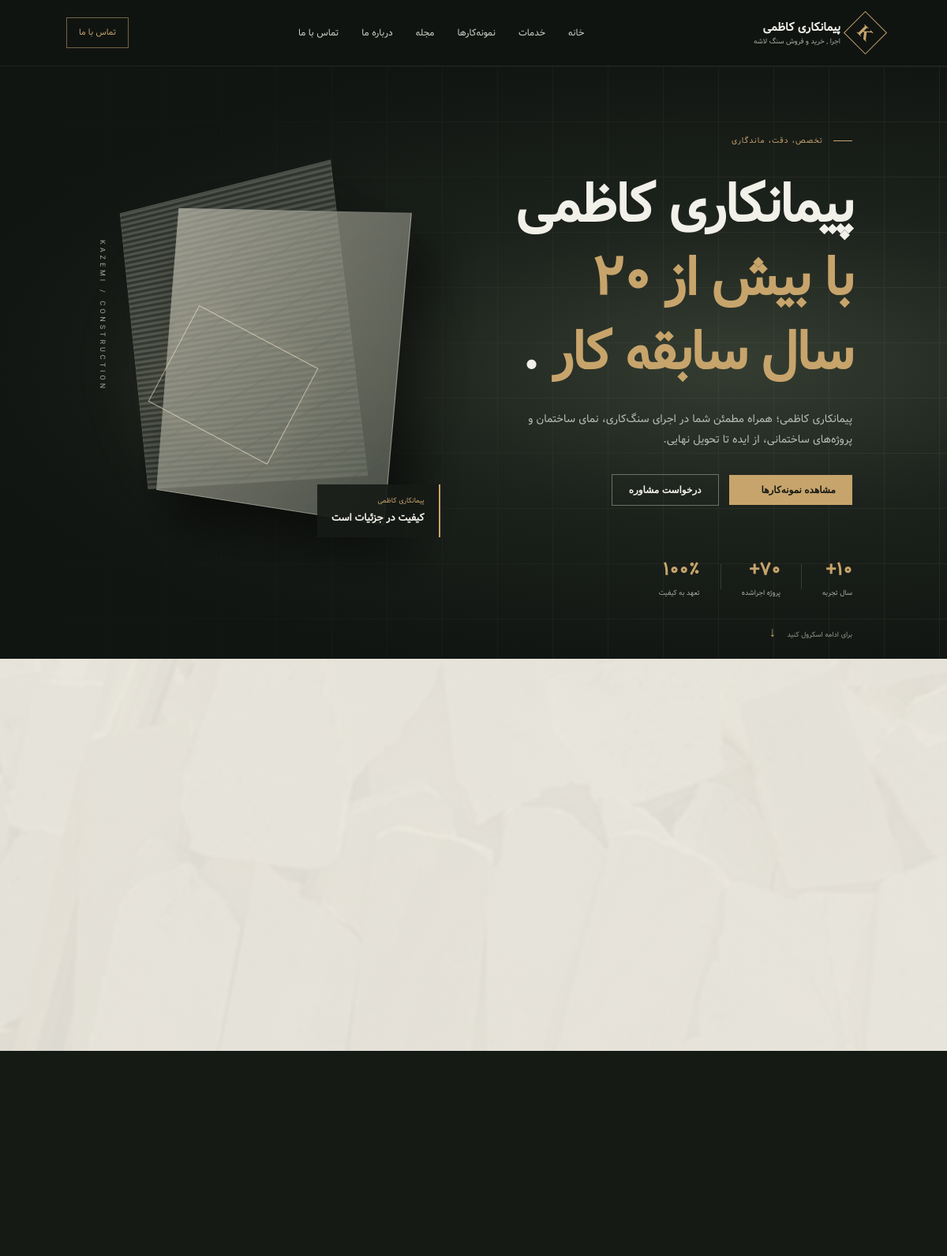
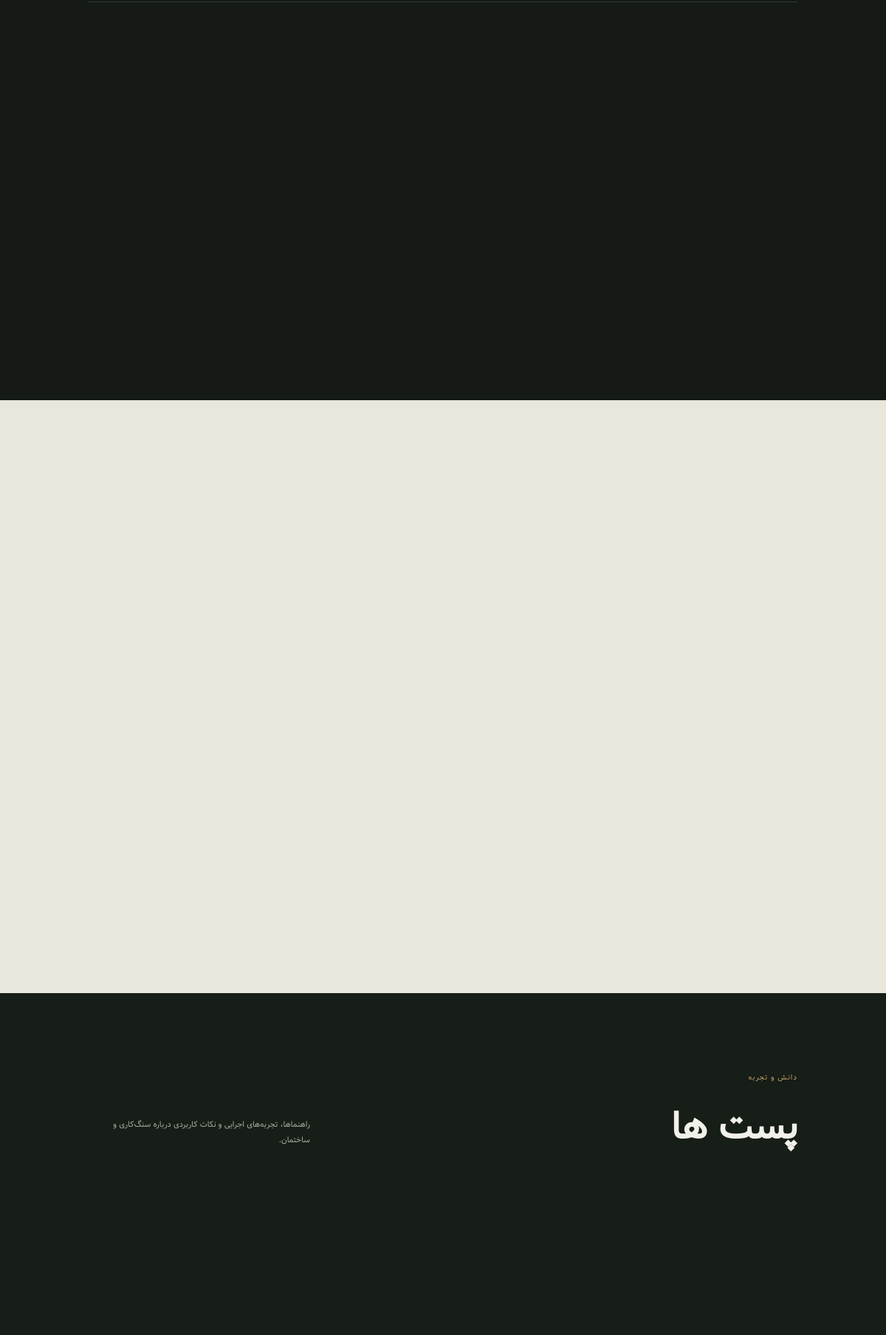
The page / (upper part) on the database its author committed (2 pictures, top to bottom).
### tables this page shows
CREATE TABLE settings (key TEXT PRIMARY KEY, value TEXT NOT NULL);

CREATE TABLE blocks (id INTEGER PRIMARY KEY AUTOINCREMENT, type TEXT NOT NULL, data TEXT NOT NULL DEFAULT '{}', sort_order INTEGER NOT NULL DEFAULT 0, is_visible INTEGER NOT NULL DEFAULT 1);

### app.py (the view)
@app.get('/')
def home():
    settings = get_settings()
    try: limit = max(3, min(60, int(settings.get('home_projects_limit') or 12)))
    except ValueError: limit = 12
    with db() as con:
        categories = con.execute('SELECT * FROM service_categories ORDER BY id').fetchall()
        projects = con.execute('SELECT * FROM projects ORDER BY is_favorite DESC,id DESC LIMIT ?', (limit,)).fetchall()
        blog_posts = con.execute('SELECT id,title,slug,excerpt,image,created_at FROM blog_posts WHERE is_published=1 ORDER BY created_at DESC,id DESC LIMIT 3').fetchall()
        blocks = load_blocks(con, only_visible=True)
    return render_template('index.html', blocks=blocks, categories=categories, projects=projects, blog_posts=blog_posts)

### app.py (called while the page is built)
def db():
    con = sqlite3.connect(DB, factory=Conn, timeout=10)
    con.row_factory = sqlite3.Row
    return con

@app.context_processor
def inject_csrf():
    if 'csrf_token' not in session:
        session['csrf_token'] = secrets.token_urlsafe(32)
    return {'csrf_token': session['csrf_token']}

def get_settings():
    if 'settings' not in g:
        with db() as con:
            values = dict(DEFAULTS)
            values.update({r['key']:r['value'] for r in con.execute('SELECT key,value FROM settings')})
        g.settings = values
    return g.settings

def get_layout(settings=None):
    try: raw = json.loads((settings or get_settings()).get('visual_layout') or '{}')
    except (TypeError, ValueError): raw = {}
    return H.clean_appearance(raw)

def load_blocks(con, only_visible=False):
    out = []
    for r in con.execute('SELECT * FROM blocks ORDER BY sort_order,id'):
        if r['type'] not in H.BLOCK_TYPES or (only_visible and not r['is_visible']): continue
        try: data = json.loads(r['data'] or '{}')
        except ValueError: data = {}
        out.append({'id': r['id'], 'type': r['type'], 'visible': bool(r['is_visible']), 'data': H.fill_defaults(r['type'], data)})
    return out

@app.context_processor
def inject_site():
    settings = get_settings()
    with db() as con:
        nav_pages = con.execute('SELECT title,slug FROM custom_pages WHERE is_published=1 ORDER BY id').fetchall()
    return {'settings': settings, 'layout': get_layout(settings), 'links': H.contact_links(settings), 'nav_pages': nav_pages, 'year': time.strftime('%Y')}

@app.template_filter('fa_date')
def fa_date_filter(value): return H.jalali(value)

@app.template_filter('nl2br')
def nl2br_filter(value): return Markup('<br>').join(escape(line) for line in str(value or '').split('\n'))

@app.template_filter('rich')
def rich_filter(value):
    html = str(nl2br_filter(value))
    return Markup(re.sub(r'\*([^*<]+)\*', r'<em>\1</em>', html))

@app.after_request
def security_headers(resp):
    resp.headers.setdefault('X-Content-Type-Options', 'nosniff')
    resp.headers.setdefault('X-Frame-Options', 'SAMEORIGIN')
    resp.headers.setdefault('Referrer-Policy', 'strict-origin-when-cross-origin')
    if request.path.startswith('/admin'): resp.headers['Cache-Control'] = 'no-store'
    return resp

    def __exit__(self, *exc):
        try: return super().__exit__(*exc)
        finally: self.close()

### helpers.py (called while the page is built)
def digits(value):
    return re.sub(r'\D', '', str(value or '').translate(_FA))

### templates/index.html
{% extends 'base.html' %}
{% block content %}{% for b in blocks %}{% set d = b.data %}{% include 'blocks/' ~ b.type ~ '.html' %}{% endfor %}{% endblock %}

### templates/base.html (shortened to what this page needs)
<!doctype html>
<html lang="fa" dir="rtl">
<head>
<link rel="stylesheet" href="/static/style.css">
</head>
<body>
<header class="header">
  <a class="logo" href="/"><span class="logo-symbol">{{ settings.logo_letter or 'K' }}</span><span><strong>{{ settings.company }}</strong><small>{{ settings.slogan }}</small></span></a>
  <nav id="nav"><a href="/">خانه</a><a href="/#services">خدمات</a><a href="/#projects">نمونه‌کارها</a><a href="/blog">مجله</a><a href="/#about">درباره ما</a><a href="/#contact">تماس با ما</a></nav>
  {% if links.tel_href %}<a class="header-call" href="{{ links.tel_href }}">{{ settings.header_cta_text }}</a>{% endif %}
</header>
<main class="{% block main_class %}{% endblock %}">{% block content %}{% endblock %}</main>
</body></html>

### templates/blocks/hero.html (shortened to what this page needs)
<section class="hero" id="home">
  <div class="hero-grid"></div><div class="hero-copy reveal">
    <div class="eyebrow"><span></span> {{ d.eyebrow }}</div>
    <h1>{{ d.title|rich }}</h1>
    <p class="hero-lead">{{ settings.heroText }}</p>
    <div class="hero-buttons">{% if d.btn1_text %}<a class="button gold" href="{{ d.btn1_link or '#' }}">{{ d.btn1_text }} <b></b></a>{% endif %}{% if d.btn2_text %}<a class="button outline" href="{{ d.btn2_link or '#' }}">{{ d.btn2_text }}</a>{% endif %}</div>
    <div class="hero-facts"><div><b>{{ settings.experience }}</b><span>سال تجربه</span></div><div><b>{{ settings.projectsCount }}</b><span>پروژه اجراشده</span></div><div><b>۱۰۰٪</b><span>تعهد به کیفیت</span></div></div>
  </div>
  <div class="hero-art reveal"><div class="art-glow"></div><div class="stone stone-back"></div><div class="stone stone-main"></div><div class="stone-cut"></div><div class="art-tag"><small>{{ settings.company }}</small><strong>{{ d.art_slogan }}</strong></div><div class="art-index">{{ d.art_text }}</div></div>
  <a class="scroll-down" href="#about">برای ادامه اسکرول کنید <span>↓</span></a>
</section>

### templates/blocks/about.html (shortened to what this page needs)
<section class="intro section" id="about"{% if settings.about_bg_image %} style="background-image:linear-gradient(#e9e6dcee,#e9e6dcee),url('{{ settings.about_bg_image }}');background-size:cover;background-position:center"{% endif %}>
  <div class="intro-layout"></div>
</section>

### templates/blocks/services.html (shortened to what this page needs)
<section class="services section" id="services">
 <div class="service-list">
 </div>
</section>

### templates/blocks/projects.html (shortened to what this page needs)
<section class="work section" id="projects">
 <div class="work-grid" id="projectGrid">
 </div>
</section>

### templates/blocks/blog.html (shortened to what this page needs)
<section class="section blog-home" id="blog">
 <div class="section-head"><div><div class="section-label">{{ d.label }}</div><h2>{{ d.title|rich }}</h2></div><p>{{ d.subtitle }}</p></div>
 <div class="blog-grid">
 </div><p style="text-align:center;margin-top:28px"><a class="button outline" href="/blog">مشاهده همه مقاله‌ها</a></p>
</section>

### rows shown on the page
settings: company "پیمانکاری کاظمی"
settings: slogan "اجرا , خرید و فروش سنگ لاشه"
settings: header_cta_text "تماس با ما"
blocks: eyebrow "تخصص، دقت، ماندگاری", title|rich "پیمانکاری کاظمی با بیش از ۲۰ سال سابقه کار .", btn1_text "مشاهده نمونه‌کارها", btn2_text "درخواست مشاوره", art_slogan "کیفیت در جزئیات است", art_text "KAZEMI / CONSTRUCTION"
settings: heroText "پیمانکاری کاظمی؛ همراه مطمئن شما در اجرای سنگ‌کاری، نمای ساختمان و پروژه‌های ساختمانی، از ایده تا تحویل نهایی."
settings: experience "۱۰+"
settings: projectsCount "۷۰+"
blocks: value (picture)
blocks: label "دانش و تجربه", title|rich "پست ها", subtitle "راهنماها، تجربه‌های اجرایی و نکات کاربردی درباره سنگ‌کاری و ساختمان."

### other values the page prints
{{ settings.logo_letter or 'K' }} "K"
